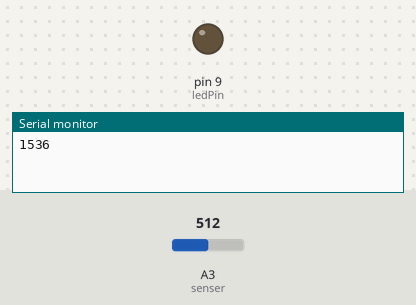
Recording of a sketch running on a simulated Arduino Uno, built with avr-gcc and run on an emulated ATmega328P. Shown: output pins drawn as LEDs (lit = HIGH), the last lines printed to the serial monitor. The test bench sets the inputs (shaded band); at power-on: A3 (senser) = 512.

Above: at 1.2 s.
1.3 s: A3 (senser) set to 5
3.9 s: A3 (senser) set to 2
At 5.4 s:
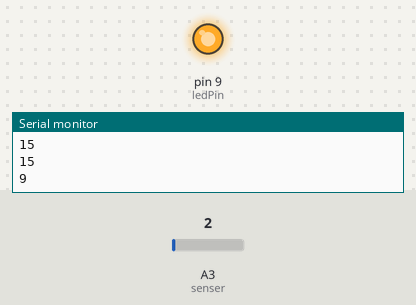
6.0 s: A3 (senser) set to 20
At 6.9 s:
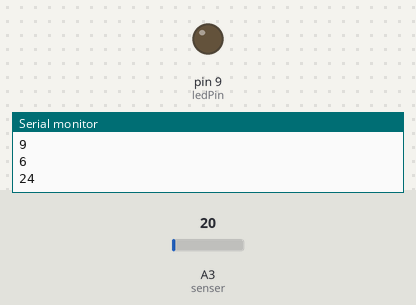
7.8 s: A3 (senser) set to 0
At 10.2 s:
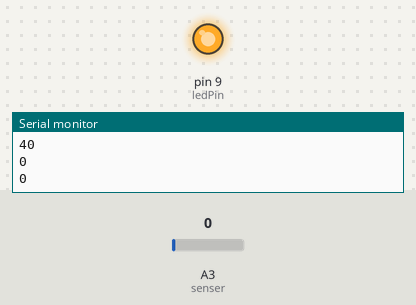
Timing chart, 0 to 11.5 s (numbered marks = the images above; inputs shaded):
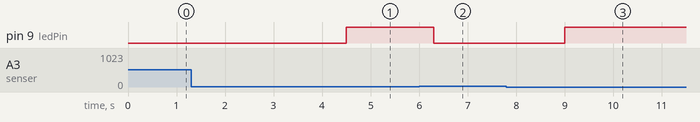

Measured:
- the behaviour switches between 4 and 3 on A3 (senser) (found by bisection; images 0 and 1)
- after the input at 3.9 s, pin 9 (ledPin): LOW → HIGH after 0.60 s
- after the input at 6.0 s, pin 9 (ledPin): HIGH → LOW after 0.30 s
- after the input at 7.8 s, pin 9 (ledPin): LOW → HIGH after 1.2 s

The sketch:

Detect_sensor_hi_sens.ino
```cpp
int ledPin=9;
int senser=3;
int tmp=0;
int det = 0;

void setup ()
  {
    pinMode(ledPin,OUTPUT);
    Serial.begin(9600);
  }

void loop()
  {
    int value;

    value = analogRead(senser);
//    Serial.println(value);
  if (tmp > 2 )
  {
    if (det < 10)
    {
      digitalWrite(ledPin,HIGH);
    }
    else {
      digitalWrite(ledPin,LOW);
    }
     Serial.println(det);
    tmp = 0;
    det = 0;
  }
    delay (300); //0.2秒
    tmp = tmp + 1;
    det = det + value;

  }
```
